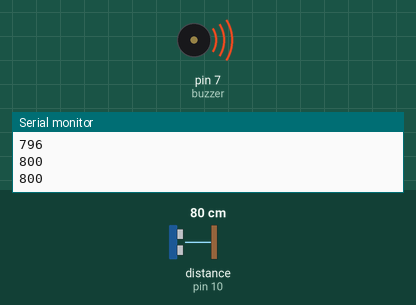
This sketch was run on a simulated Arduino Uno, built with avr-gcc and run on an emulated ATmega328P. Shown: buzzer (waves = sounding, pin HIGH), the last lines printed to the serial monitor. Wiring (inferred from the names in the program): ultrasonic range finder: trigger pin 9; echo pin 10. Inputs (shaded band) come from the test bench; at power-on: distance to the obstacle (sensor on pin 10) 80 cm. The echo pulse lasts 58.3 µs per cm; pins used as bus, display or sensor lines are not drawn.

Above: at 1.3 s.
1.4 s: distance to the obstacle (sensor on pin 10) set to 250 cm
At 2.3 s:
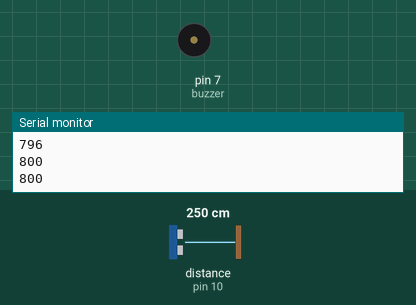
3.0 s: distance to the obstacle (sensor on pin 10) set to 163 cm
4.5 s: distance to the obstacle (sensor on pin 10) set to 156 cm
At 5.8 s:
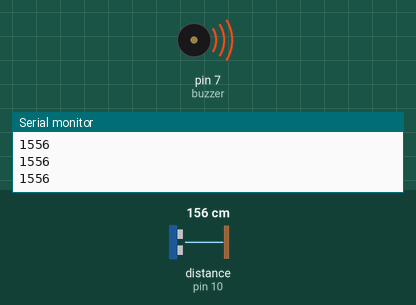
6.1 s: distance to the obstacle (sensor on pin 10) set to 299 cm
At 7.3 s:
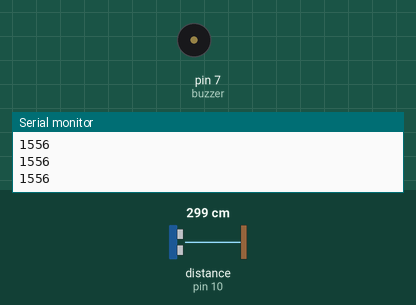
Timing chart, 0 to 8.6 s (numbered marks = the images above; inputs shaded):
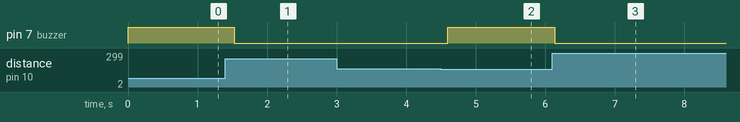

The sketch:

ultra.ino
```cpp
/*
* Ultrasonic Sensor HC-SR04 interfacing with Arduino.
*/
// defining the pins
const int trigPin = 9;
const int echoPin = 10;
const int buzzer =7;
// defining variables
long duration;
int distance;
void setup() {
pinMode(trigPin, OUTPUT); // Sets the trigPin as an Output
pinMode(buzzer, OUTPUT);
pinMode(echoPin, INPUT); // Sets the echoPin as an Input
Serial.begin(9600); // Starts the serial communication
}
void loop() {
// Clears the trigPin
digitalWrite(trigPin, LOW);
delayMicroseconds(2);
// Sets the trigPin on HIGH state for 10 micro seconds
digitalWrite(trigPin, HIGH);
delayMicroseconds(10);
digitalWrite(trigPin, LOW);
// Reads the echoPin, returns the sound wave travel time in microseconds
duration = pulseIn(echoPin, HIGH);
// Calculating the distance
distance= duration*0.343/2;
// Prints the distance on the Serial Monitor
if (distance < 1578) // Checking the distance, you can change the value
{
  Serial.println(distance);
//digitalWrite(motor,HIGH); // When the the distance below 100cm
digitalWrite(buzzer,HIGH);
} else
{
//digitalWrite(motor,LOW);// when greater than 100cm
digitalWrite(buzzer,LOW);
} delay(500);
//Serial.print("Distance in centimeters: ");
//Serial.println(distance);
}
```

Measured:
- the behaviour switches between 159 and 158 cm on distance to the obstacle (sensor on pin 10) (found by bisection; images 1 and 2)
- after the input at 1.4 s, pin 7 (buzzer): HIGH → LOW after 0.13 s
- after the input at 3.0 s, every drawn part: stays the same
- after the input at 4.5 s, pin 7 (buzzer): LOW → HIGH after 0.10 s
- after the input at 6.1 s, pin 7 (buzzer): HIGH → LOW at once
